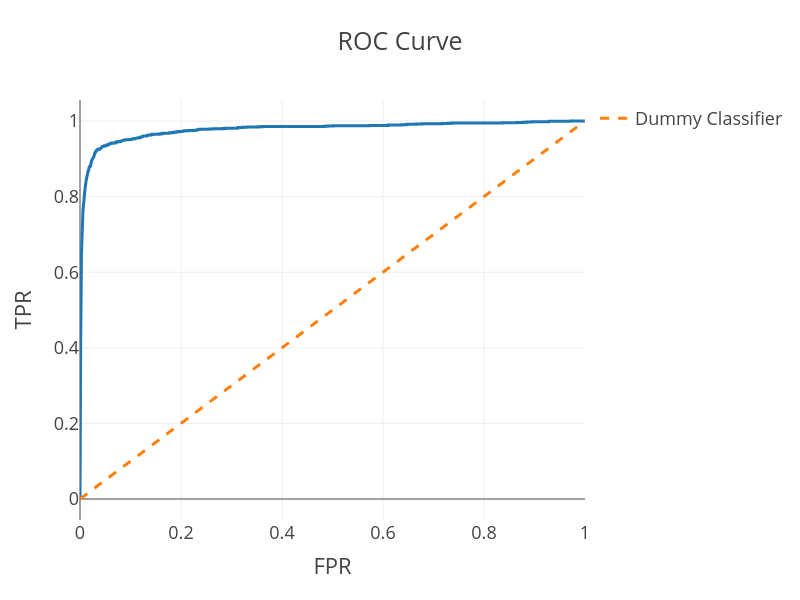

The notebook cell saved with this chart:
### Code cell
# ROC Curve
fpr_dummy, tpr_dummy, thresholds_dummy = roc_curve(y_test_5, y_proba_dummy[:, 1])

# plot
fig = px.line(df, x='FPR', y='TPR', title='ROC Curve', width=800, height=600, hover_data=['Threshold'])
fig.add_scatter(x=fpr_dummy, y=tpr_dummy, mode='lines', name='Dummy Classifier', line=dict(dash='dash'))
fig.show()

### Figure 1 — Plotly figure (JSON) as saved in the notebook; plotly's stock layout.template omitted (floating-point values rounded to 4 significant figures; data arrays with more than 128 entries replaced by an {"elided": "..."} marker saying what was removed)
{"data": [{"customdata": {"elided": "706x1 float values"}, "hovertemplate": "FPR=%{x}<br>TPR=%{y}<br>Threshold=%{customdata[0]}<extra></extra>", "legendgroup": "", "line": {"color": "#1F77B4", "dash": "solid"}, "marker": {"symbol": "circle"}, "mode": "lines", "name": "", "orientation": "v", "showlegend": false, "type": "scatter", "x": {"elided": "706 float values"}, "xaxis": "x", "y": {"elided": "706 float values"}, "yaxis": "y"}, {"line": {"dash": "dash"}, "mode": "lines", "name": "Dummy Classifier", "type": "scatter", "x": [0, 1], "y": [0, 1]}], "layout": {"height": 600, "legend": {"tracegroupgap": 0}, "title": {"text": "ROC Curve"}, "width": 800, "xaxis": {"anchor": "y", "domain": [0, 1], "title": {"text": "FPR"}}, "yaxis": {"anchor": "x", "domain": [0, 1], "title": {"text": "TPR"}}}}
